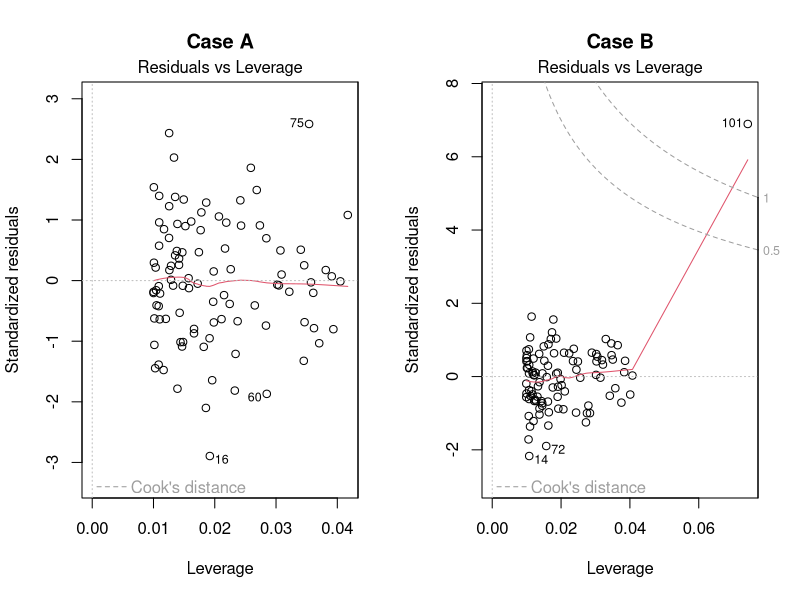

Write R code to recreate this figure.
parold <- par()
par(mfrow= c(1,2))

x <- runif(100, 0,100)

y <- 3 + 170*x + rnorm(100,0,10)
fit <- lm(y~x)
plot(fit, which=5, main="Case A")

x <- runif(100, 0,100)
y <- 3 + 170*x + rnorm(100,0,1000)
x <- c(x,120)
y <- c(y,30403)
fit <- lm(y~x)
plot(fit, which=5, main="Case B")

par <- parold


